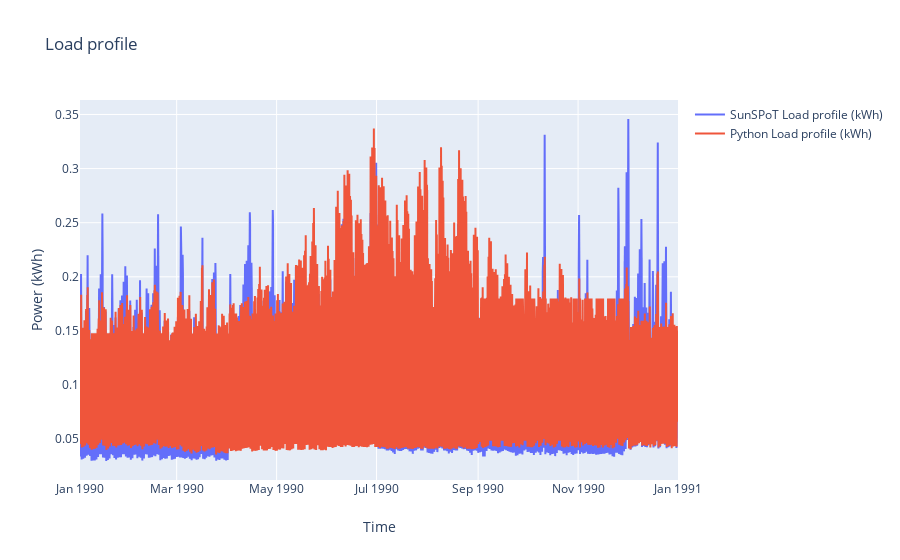

This figure's notebook cell:
### Code cell
LoadProf = pd.read_csv("LP_Mosman_allgas.csv")
python_load = pd.read_csv("LP_Mosman_nogas.csv")
#python_load2 = pd.read_csv("LP_Mosman1_python2_processed.csv")
#python_load3 = pd.read_csv("LP_Mosman1_2_Processed.csv")

LoadProf['TS']=pd.to_datetime(LoadProf['TS'], infer_datetime_format=True)
python_load['TS']=pd.to_datetime(python_load['TS'], infer_datetime_format=True)
#python_load2['TS']=pd.to_datetime(python_load2['TS'], infer_datetime_format=True)
#python_load3['TS']=pd.to_datetime(python_load3['TS'], infer_datetime_format=True)

fig = go.Figure()

fig.add_trace(go.Scatter(x= LoadProf['TS'], y= LoadProf['kWh'],name='SunSPoT Load profile (kWh)', mode='lines'))

fig.add_trace(go.Scatter(x= python_load['TS'], y= python_load['kWh'],name='Python Load profile (kWh)', mode='lines'))

#fig.add_trace(go.Scatter(x= python_load2['TS'], y= python_load2['kWh'],name='Python Load profile 2 (kWh)', mode='lines'))

#fig.add_trace(go.Scatter(x= python_load3['TS'], y= python_load3['kWh'],name='Python Load profile 3 (kWh)', mode='lines'))

fig.update_layout(title='Load profile' ,xaxis=dict(title='Time'),yaxis=dict(title='Power (kWh)'))

iplot(fig)

### Figure 1 — Plotly figure (JSON) as saved in the notebook; plotly's stock layout.template omitted (floating-point values rounded to 4 significant figures; data arrays with more than 128 entries replaced by an {"elided": "..."} marker saying what was removed)
{"data": [{"mode": "lines", "name": "SunSPoT Load profile (kWh)", "type": "scatter", "x": {"elided": "17520 str values"}, "y": {"elided": "17520 float values"}}, {"mode": "lines", "name": "Python Load profile (kWh)", "type": "scatter", "x": {"elided": "17520 str values"}, "y": {"elided": "17520 float values"}}], "layout": {"title": {"text": "Load profile"}, "xaxis": {"title": {"text": "Time"}}, "yaxis": {"title": {"text": "Power (kWh)"}}}}
